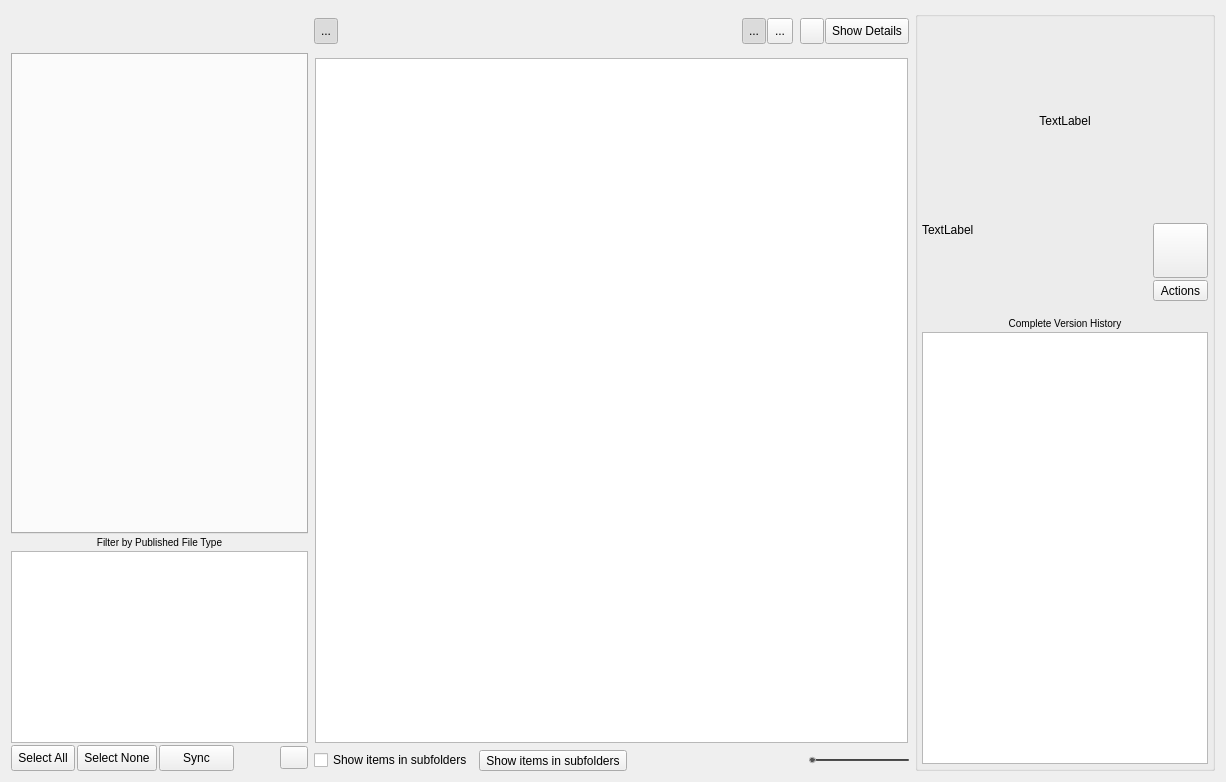
<?xml version="1.0" encoding="UTF-8"?>
<ui version="4.0">
 <class>Dialog</class>
 <widget class="QDialog" name="Dialog">
  <property name="geometry">
   <rect>
    <x>0</x>
    <y>0</y>
    <width>1226</width>
    <height>782</height>
   </rect>
  </property>
  <property name="windowTitle">
   <string>Load items into your scene</string>
  </property>
  <layout class="QHBoxLayout" name="horizontalLayout_3" stretch="1,2,0">
   <item>
    <layout class="QVBoxLayout" name="left_area">
     <property name="spacing">
      <number>2</number>
     </property>
     <item>
      <layout class="QHBoxLayout" name="top_toolbar">
       <item>
        <widget class="QToolButton" name="navigation_home">
         <property name="minimumSize">
          <size>
           <width>40</width>
           <height>40</height>
          </size>
         </property>
         <property name="maximumSize">
          <size>
           <width>40</width>
           <height>40</height>
          </size>
         </property>
         <property name="toolTip">
          <string>Clicking the &lt;i&gt;home button&lt;/i&gt; will take you to the location that best matches your current work area.</string>
         </property>
         <property name="accessibleName">
          <string>navigation_home</string>
         </property>
         <property name="styleSheet">
          <string notr="true">QToolButton{
   border: none;
   background-color: none;
   background-repeat: no-repeat;
   background-position: center center;
   background-image: url(:/res/home.png);
}

QToolButton:hover{
background-image: url(:/res/home_hover.png);
}

QToolButton:Pressed {
background-image: url(:/res/home_pressed.png);
}
</string>
         </property>
        </widget>
       </item>
       <item>
        <widget class="QToolButton" name="navigation_prev">
         <property name="minimumSize">
          <size>
           <width>40</width>
           <height>40</height>
          </size>
         </property>
         <property name="maximumSize">
          <size>
           <width>40</width>
           <height>40</height>
          </size>
         </property>
         <property name="toolTip">
          <string>&lt;i&gt;Go back&lt;/i&gt; in the folder history.</string>
         </property>
         <property name="accessibleName">
          <string>navigation_prev</string>
         </property>
         <property name="styleSheet">
          <string notr="true">QToolButton{
   border: none;
   background-color: none;
   background-repeat: no-repeat;
   background-position: center center;
   background-image: url(:/res/left_arrow.png);
}

QToolButton:disabled{
   background-image: url(:/res/left_arrow_disabled.png);
}

QToolButton:hover{
background-image: url(:/res/left_arrow_hover.png);
}

QToolButton:Pressed {
background-image: url(:/res/left_arrow_pressed.png);
}
</string>
         </property>
        </widget>
       </item>
       <item>
        <widget class="QToolButton" name="navigation_next">
         <property name="minimumSize">
          <size>
           <width>40</width>
           <height>40</height>
          </size>
         </property>
         <property name="maximumSize">
          <size>
           <width>40</width>
           <height>40</height>
          </size>
         </property>
         <property name="toolTip">
          <string>&lt;i&gt;Go forward&lt;/i&gt; in the folder history.</string>
         </property>
         <property name="accessibleName">
          <string>navigation_next</string>
         </property>
         <property name="styleSheet">
          <string notr="true">QToolButton{
   border: none;
   background-color: none;
   background-repeat: no-repeat;
   background-position: center center;
   background-image: url(:/res/right_arrow.png);
}

QToolButton:disabled{
   background-image: url(:/res/right_arrow_disabled.png);
}


QToolButton:hover{
background-image: url(:/res/right_arrow_hover.png);
}

QToolButton:Pressed {
background-image: url(:/res/right_arrow_pressed.png);
}
</string>
         </property>
        </widget>
       </item>
       <item>
        <widget class="QLabel" name="label">
         <property name="text">
          <string/>
         </property>
        </widget>
       </item>
      </layout>
     </item>
     <item>
      <widget class="QTabWidget" name="entity_preset_tabs">
       <property name="maximumSize">
        <size>
         <width>300</width>
         <height>16777202</height>
        </size>
       </property>
       <property name="toolTip">
        <string>This area shows &lt;i&gt;ShotGrid objects&lt;/i&gt; such as Shots or Assets, grouped into sections. </string>
       </property>
       <property name="accessibleName">
        <string>entity_preset_tabs</string>
       </property>
       <property name="currentIndex">
        <number>-1</number>
       </property>
       <property name="usesScrollButtons">
        <bool>true</bool>
       </property>
      </widget>
     </item>
     <item>
      <widget class="QLabel" name="label_4">
       <property name="text">
        <string>&lt;small&gt;Filter by Published File Type&lt;/small&gt;</string>
       </property>
       <property name="alignment">
        <set>Qt::AlignCenter</set>
       </property>
      </widget>
     </item>
     <item>
      <widget class="QListView" name="publish_type_list">
       <property name="sizePolicy">
        <sizepolicy hsizetype="Preferred" vsizetype="Maximum">
         <horstretch>0</horstretch>
         <verstretch>0</verstretch>
        </sizepolicy>
       </property>
       <property name="minimumSize">
        <size>
         <width>100</width>
         <height>100</height>
        </size>
       </property>
       <property name="toolTip">
        <string>This list shows all the relevant &lt;i&gt;publish types&lt;/i&gt; for your current selection. By ticking and unticking items in this list, publishes in the main view will be shown or hidden. You can see a summary count next to each publish type, showing how many items of that sort are matching your current selection.</string>
       </property>
       <property name="accessibleName">
        <string>publish_type_list</string>
       </property>
       <property name="styleSheet">
        <string notr="true">QListView::item {
    border-top: 1px dotted #888888;
    padding: 5px;
 }</string>
       </property>
       <property name="editTriggers">
        <set>QAbstractItemView::NoEditTriggers</set>
       </property>
       <property name="showDropIndicator" stdset="0">
        <bool>false</bool>
       </property>
       <property name="selectionMode">
        <enum>QAbstractItemView::NoSelection</enum>
       </property>
       <property name="uniformItemSizes">
        <bool>true</bool>
       </property>
      </widget>
     </item>
     <item>
      <layout class="QHBoxLayout" name="horizontalLayout_6">
       <property name="spacing">
        <number>2</number>
       </property>
       <item>
        <widget class="QToolButton" name="check_all">
         <property name="sizePolicy">
          <sizepolicy hsizetype="Fixed" vsizetype="Preferred">
           <horstretch>0</horstretch>
           <verstretch>0</verstretch>
          </sizepolicy>
         </property>
         <property name="minimumSize">
          <size>
           <width>60</width>
           <height>26</height>
          </size>
         </property>
         <property name="text">
          <string>Select All</string>
         </property>
        </widget>
       </item>
       <item>
        <widget class="QToolButton" name="check_none">
         <property name="sizePolicy">
          <sizepolicy hsizetype="Fixed" vsizetype="Preferred">
           <horstretch>0</horstretch>
           <verstretch>0</verstretch>
          </sizepolicy>
         </property>
         <property name="minimumSize">
          <size>
           <width>75</width>
           <height>26</height>
          </size>
         </property>
         <property name="text">
          <string>Select None</string>
         </property>
        </widget>
       </item>
       <item>
        <widget class="QToolButton" name="check_none">
         <property name="sizePolicy">
          <sizepolicy hsizetype="Fixed" vsizetype="Preferred">
           <horstretch>0</horstretch>
           <verstretch>0</verstretch>
          </sizepolicy>
         </property>
         <property name="minimumSize">
          <size>
           <width>75</width>
           <height>26</height>
          </size>
         </property>
         <property name="text">
          <string>Sync</string>
         </property>
        </widget>
       </item>
       <item>
        <widget class="QLabel" name="label_3">
         <property name="text">
          <string/>
         </property>
         <property name="alignment">
          <set>Qt::AlignRight|Qt::AlignTrailing|Qt::AlignVCenter</set>
         </property>
        </widget>
       </item>
       <item>
        <widget class="QToolButton" name="cog_button">
         <property name="toolTip">
          <string>Tools and Settings</string>
         </property>
         <property name="accessibleName">
          <string>cog_button</string>
         </property>
         <property name="icon">
          <iconset resource="resources.qrc">
           <normaloff>:/res/gear.png</normaloff>:/res/gear.png</iconset>
         </property>
         <property name="iconSize">
          <size>
           <width>20</width>
           <height>16</height>
          </size>
         </property>
         <property name="popupMode">
          <enum>QToolButton::InstantPopup</enum>
         </property>
        </widget>
       </item>
      </layout>
     </item>
    </layout>
   </item>
   <item>
    <layout class="QVBoxLayout" name="middle_area">
     <item>
      <layout class="QHBoxLayout" name="horizontalLayout_2">
       <property name="spacing">
        <number>1</number>
       </property>
       <item>
        <widget class="QToolButton" name="refresh_button">
         <property name="minimumSize">
          <size>
           <width>0</width>
           <height>26</height>
          </size>
         </property>
         <property name="toolTip">
          <string>Refresh Button</string>
         </property>
         <property name="accessibleName">
          <string>refresh_button</string>
         </property>
         <property name="text">
          <string>...</string>
         </property>
         <property name="icon">
          <iconset resource="resources.qrc">
           <normaloff>:/res/refresh_active_20.png</normaloff>:/res/refresh_active_20.png</iconset>
         </property>
         <property name="checkable">
          <bool>true</bool>
         </property>
         <property name="checked">
          <bool>true</bool>
         </property>
        </widget>
       </item>
       <item>
        <widget class="QLabel" name="entity_breadcrumbs">
         <property name="sizePolicy">
          <sizepolicy hsizetype="Ignored" vsizetype="Preferred">
           <horstretch>0</horstretch>
           <verstretch>0</verstretch>
          </sizepolicy>
         </property>
         <property name="minimumSize">
          <size>
           <width>0</width>
           <height>40</height>
          </size>
         </property>
         <property name="toolTip">
          <string>This &lt;i&gt;breadcrumbs listing&lt;/i&gt; shows your currently selected ShotGrid location.</string>
         </property>
         <property name="text">
          <string/>
         </property>
        </widget>
       </item>
       <item>
        <spacer name="horizontalSpacer_5">
         <property name="orientation">
          <enum>Qt::Horizontal</enum>
         </property>
         <property name="sizeType">
          <enum>QSizePolicy::Ignored</enum>
         </property>
         <property name="sizeHint" stdset="0">
          <size>
           <width>40</width>
           <height>20</height>
          </size>
         </property>
        </spacer>
       </item>
       <item>
        <widget class="QToolButton" name="thumbnail_mode">
         <property name="minimumSize">
          <size>
           <width>0</width>
           <height>26</height>
          </size>
         </property>
         <property name="toolTip">
          <string>Thumbnail Mode</string>
         </property>
         <property name="accessibleName">
          <string>thumbnail_mode</string>
         </property>
         <property name="text">
          <string>...</string>
         </property>
         <property name="icon">
          <iconset resource="resources.qrc">
           <normaloff>:/res/mode_switch_thumb_active.png</normaloff>:/res/mode_switch_thumb_active.png</iconset>
         </property>
         <property name="checkable">
          <bool>true</bool>
         </property>
         <property name="checked">
          <bool>true</bool>
         </property>
        </widget>
       </item>
       <item>
        <widget class="QToolButton" name="list_mode">
         <property name="minimumSize">
          <size>
           <width>26</width>
           <height>26</height>
          </size>
         </property>
         <property name="toolTip">
          <string>List Mode</string>
         </property>
         <property name="accessibleName">
          <string>list_mode</string>
         </property>
         <property name="text">
          <string>...</string>
         </property>
         <property name="icon">
          <iconset resource="resources.qrc">
           <normaloff>:/res/mode_switch_card.png</normaloff>:/res/mode_switch_card.png</iconset>
         </property>
         <property name="checkable">
          <bool>true</bool>
         </property>
        </widget>
       </item>
       <item>
        <widget class="QLabel" name="label_5">
         <property name="minimumSize">
          <size>
           <width>5</width>
           <height>0</height>
          </size>
         </property>
         <property name="maximumSize">
          <size>
           <width>5</width>
           <height>16777215</height>
          </size>
         </property>
         <property name="text">
          <string/>
         </property>
        </widget>
       </item>
       <item>
        <widget class="QToolButton" name="search_publishes">
         <property name="minimumSize">
          <size>
           <width>0</width>
           <height>26</height>
          </size>
         </property>
         <property name="toolTip">
          <string>Filter Publishes</string>
         </property>
         <property name="accessibleName">
          <string>search_publishes</string>
         </property>
         <property name="icon">
          <iconset resource="resources.qrc">
           <normaloff>:/res/search.png</normaloff>:/res/search.png</iconset>
         </property>
         <property name="checkable">
          <bool>true</bool>
         </property>
        </widget>
       </item>
       <item>
        <widget class="QToolButton" name="info">
         <property name="minimumSize">
          <size>
           <width>80</width>
           <height>26</height>
          </size>
         </property>
         <property name="toolTip">
          <string>Use this button to &lt;i&gt;toggle details on and off&lt;/i&gt;. </string>
         </property>
         <property name="text">
          <string>Show Details</string>
         </property>
        </widget>
       </item>
      </layout>
     </item>
     <item>
      <widget class="QFrame" name="publish_frame">
       <layout class="QHBoxLayout" name="horizontalLayout_7">
        <property name="spacing">
         <number>1</number>
        </property>
        <property name="margin">
         <number>1</number>
        </property>
        <item>
         <widget class="QListView" name="publish_view">
          <property name="accessibleName">
           <string>publish_view</string>
          </property>
          <property name="editTriggers">
           <set>QAbstractItemView::NoEditTriggers</set>
          </property>
          <property name="resizeMode">
           <enum>QListView::Adjust</enum>
          </property>
          <property name="spacing">
           <number>5</number>
          </property>
          <property name="viewMode">
           <enum>QListView::IconMode</enum>
          </property>
          <property name="uniformItemSizes">
           <bool>true</bool>
          </property>
         </widget>
        </item>
       </layout>
      </widget>
     </item>
     <item>
      <layout class="QHBoxLayout" name="horizontalLayout_4">
       <item>
        <widget class="QCheckBox" name="show_sub_items">
         <property name="toolTip">
          <string>Enables the &lt;i&gt;subfolder mode&lt;/i&gt;, displaying a total aggregate of all selected items.</string>
         </property>
         <property name="accessibleName">
          <string>show_sub_items</string>
         </property>
         <property name="text">
          <string>Show items in subfolders</string>
         </property>
        </widget>
       </item>
       <item>
        <widget class="QToolButton" name="get_latest_revision">
         <property name="toolTip">
          <string>Sync</string>
         </property>
         <property name="accessibleName">
          <string>get_latest_revision</string>
         </property>
         <property name="text">
          <string>Show items in subfolders</string>
         </property>
        </widget>
       </item>
       <item>
        <spacer name="horizontalSpacer_3">
         <property name="orientation">
          <enum>Qt::Horizontal</enum>
         </property>
         <property name="sizeHint" stdset="0">
          <size>
           <width>128</width>
           <height>20</height>
          </size>
         </property>
        </spacer>
       </item>
       <item>
        <widget class="QLabel" name="scale_label">
         <property name="text">
          <string/>
         </property>
         <property name="pixmap">
          <pixmap resource="resources.qrc">:/res/search.png</pixmap>
         </property>
        </widget>
       </item>
       <item>
        <widget class="QSlider" name="thumb_scale">
         <property name="minimumSize">
          <size>
           <width>100</width>
           <height>0</height>
          </size>
         </property>
         <property name="maximumSize">
          <size>
           <width>100</width>
           <height>16777215</height>
          </size>
         </property>
         <property name="toolTip">
          <string>Use this handle to &lt;i&gt;adjust the size&lt;/i&gt; of the displayed thumbnails.</string>
         </property>
         <property name="accessibleName">
          <string>thumb_scale</string>
         </property>
         <property name="styleSheet">
          <string notr="true">QSlider::groove:horizontal {
     /*border: 1px solid #999999; */
     height: 2px; /* the groove expands to the size of the slider by default. by giving it a height, it has a fixed size */
     background: qlineargradient(x1:0, y1:0, x2:0, y2:1, stop:0 #3F3F3F, stop:1 #545454);
     margin: 2px 0;
     border-radius: 1px;
 }

 QSlider::handle:horizontal {
     background: #545454;
     border: 1px solid #B6B6B6;
     width: 5px;
     margin: -2px 0; /* handle is placed by default on the contents rect of the groove. Expand outside the groove */
     border-radius: 3px;
 }
</string>
         </property>
         <property name="minimum">
          <number>70</number>
         </property>
         <property name="maximum">
          <number>250</number>
         </property>
         <property name="value">
          <number>70</number>
         </property>
         <property name="sliderPosition">
          <number>70</number>
         </property>
         <property name="orientation">
          <enum>Qt::Horizontal</enum>
         </property>
         <property name="invertedAppearance">
          <bool>false</bool>
         </property>
         <property name="invertedControls">
          <bool>false</bool>
         </property>
        </widget>
       </item>
      </layout>
     </item>
    </layout>
   </item>
   <item>
    <widget class="QGroupBox" name="details">
     <property name="minimumSize">
      <size>
       <width>300</width>
       <height>0</height>
      </size>
     </property>
     <property name="maximumSize">
      <size>
       <width>300</width>
       <height>16777215</height>
      </size>
     </property>
     <property name="title">
      <string/>
     </property>
     <layout class="QVBoxLayout" name="verticalLayout_3">
      <property name="spacing">
       <number>2</number>
      </property>
      <property name="margin">
       <number>4</number>
      </property>
      <item>
       <layout class="QHBoxLayout" name="horizontalLayout">
        <item>
         <spacer name="horizontalSpacer">
          <property name="orientation">
           <enum>Qt::Horizontal</enum>
          </property>
          <property name="sizeHint" stdset="0">
           <size>
            <width>40</width>
            <height>20</height>
           </size>
          </property>
         </spacer>
        </item>
        <item>
         <widget class="QLabel" name="details_image">
          <property name="sizePolicy">
           <sizepolicy hsizetype="Fixed" vsizetype="Fixed">
            <horstretch>0</horstretch>
            <verstretch>0</verstretch>
           </sizepolicy>
          </property>
          <property name="minimumSize">
           <size>
            <width>256</width>
            <height>200</height>
           </size>
          </property>
          <property name="maximumSize">
           <size>
            <width>256</width>
            <height>200</height>
           </size>
          </property>
          <property name="accessibleName">
           <string>details_image</string>
          </property>
          <property name="text">
           <string>TextLabel</string>
          </property>
          <property name="scaledContents">
           <bool>true</bool>
          </property>
          <property name="alignment">
           <set>Qt::AlignCenter</set>
          </property>
         </widget>
        </item>
        <item>
         <spacer name="horizontalSpacer_4">
          <property name="orientation">
           <enum>Qt::Horizontal</enum>
          </property>
          <property name="sizeHint" stdset="0">
           <size>
            <width>40</width>
            <height>20</height>
           </size>
          </property>
         </spacer>
        </item>
       </layout>
      </item>
      <item>
       <layout class="QHBoxLayout" name="horizontalLayout_5">
        <item>
         <widget class="QLabel" name="details_header">
          <property name="text">
           <string>TextLabel</string>
          </property>
          <property name="alignment">
           <set>Qt::AlignLeading|Qt::AlignLeft|Qt::AlignTop</set>
          </property>
          <property name="wordWrap">
           <bool>true</bool>
          </property>
         </widget>
        </item>
        <item>
         <spacer name="horizontalSpacer_2">
          <property name="orientation">
           <enum>Qt::Horizontal</enum>
          </property>
          <property name="sizeHint" stdset="0">
           <size>
            <width>40</width>
            <height>20</height>
           </size>
          </property>
         </spacer>
        </item>
        <item>
         <layout class="QVBoxLayout" name="verticalLayout_4">
          <item>
           <widget class="QToolButton" name="detail_playback_btn">
            <property name="minimumSize">
             <size>
              <width>55</width>
              <height>55</height>
             </size>
            </property>
            <property name="maximumSize">
             <size>
              <width>55</width>
              <height>55</height>
             </size>
            </property>
            <property name="toolTip">
             <string>The most recent published version has some playable media associated. Click this button to launch the ShotGrid &lt;b&gt;Media Center&lt;/b&gt; web player to see the review version and any notes and comments that have been submitted.</string>
            </property>
            <property name="text">
             <string/>
            </property>
            <property name="icon">
             <iconset resource="resources.qrc">
              <normaloff>:/res/play_icon.png</normaloff>:/res/play_icon.png</iconset>
            </property>
            <property name="iconSize">
             <size>
              <width>40</width>
              <height>40</height>
             </size>
            </property>
            <property name="toolButtonStyle">
             <enum>Qt::ToolButtonTextBesideIcon</enum>
            </property>
           </widget>
          </item>
          <item>
           <widget class="QToolButton" name="detail_actions_btn">
            <property name="minimumSize">
             <size>
              <width>55</width>
              <height>0</height>
             </size>
            </property>
            <property name="maximumSize">
             <size>
              <width>55</width>
              <height>16777215</height>
             </size>
            </property>
            <property name="text">
             <string>Actions</string>
            </property>
            <property name="popupMode">
             <enum>QToolButton::InstantPopup</enum>
            </property>
            <property name="toolButtonStyle">
             <enum>Qt::ToolButtonTextOnly</enum>
            </property>
           </widget>
          </item>
         </layout>
        </item>
       </layout>
      </item>
      <item>
       <widget class="QLabel" name="version_history_label">
        <property name="sizePolicy">
         <sizepolicy hsizetype="Preferred" vsizetype="Maximum">
          <horstretch>0</horstretch>
          <verstretch>0</verstretch>
         </sizepolicy>
        </property>
        <property name="styleSheet">
         <string notr="true">QLabel { padding-top: 14px}</string>
        </property>
        <property name="text">
         <string>&lt;small&gt;Complete Version History&lt;/small&gt;</string>
        </property>
        <property name="alignment">
         <set>Qt::AlignCenter</set>
        </property>
        <property name="wordWrap">
         <bool>true</bool>
        </property>
       </widget>
      </item>
      <item>
       <widget class="QListView" name="history_view">
        <property name="accessibleName">
         <string>history_view</string>
        </property>
        <property name="verticalScrollMode">
         <enum>QAbstractItemView::ScrollPerPixel</enum>
        </property>
        <property name="horizontalScrollMode">
         <enum>QAbstractItemView::ScrollPerPixel</enum>
        </property>
        <property name="uniformItemSizes">
         <bool>true</bool>
        </property>
       </widget>
      </item>
     </layout>
    </widget>
   </item>
  </layout>
 </widget>
 <tabstops>
  <tabstop>navigation_home</tabstop>
  <tabstop>navigation_prev</tabstop>
  <tabstop>navigation_next</tabstop>
  <tabstop>publish_type_list</tabstop>
  <tabstop>show_sub_items</tabstop>
  <tabstop>thumb_scale</tabstop>
  <tabstop>history_view</tabstop>
 </tabstops>
 <resources>
  <include location="resources.qrc"/>
 </resources>
 <connections/>
</ui>
